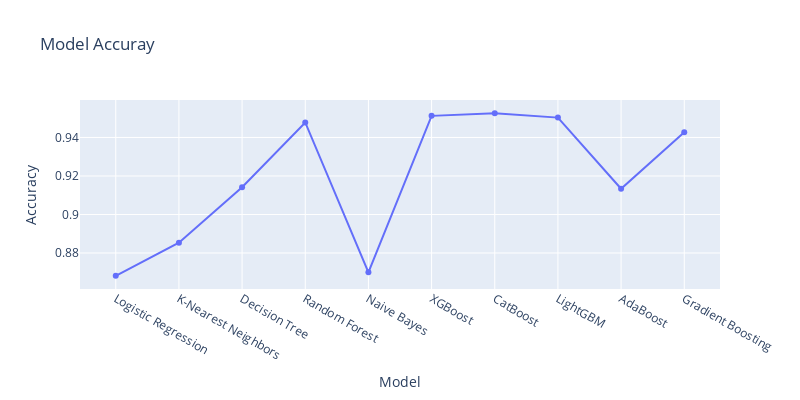

Source (notebook cell):
### Code cell
fig_acc = px.line(results_df, x='Model', y='Accuracy', title='Model Accuray', markers=True)
fig_acc.update_layout(width=800, height=400)
fig_acc.show()

### Figure 1 — Plotly figure (JSON) as saved in the notebook; plotly's stock layout.template omitted (floating-point values rounded to 4 significant figures)
{"data": [{"hovertemplate": "Model=%{x}<br>Accuracy=%{y}<extra></extra>", "legendgroup": "", "line": {"color": "#636efa", "dash": "solid"}, "marker": {"symbol": "circle"}, "mode": "lines+markers", "name": "", "orientation": "v", "showlegend": false, "type": "scatter", "x": ["Logistic Regression", "K-Nearest Neighbors", "Decision Tree", "Random Forest", "Naive Bayes", "XGBoost", "CatBoost", "LightGBM", "AdaBoost", "Gradient Boosting"], "xaxis": "x", "y": [0.8682, 0.8854, 0.9142, 0.9478, 0.87, 0.9512, 0.9526, 0.9503, 0.9134, 0.9427], "yaxis": "y"}], "layout": {"height": 400, "legend": {"tracegroupgap": 0}, "title": {"text": "Model Accuray"}, "width": 800, "xaxis": {"anchor": "y", "domain": [0, 1], "title": {"text": "Model"}}, "yaxis": {"anchor": "x", "domain": [0, 1], "title": {"text": "Accuracy"}}}}
